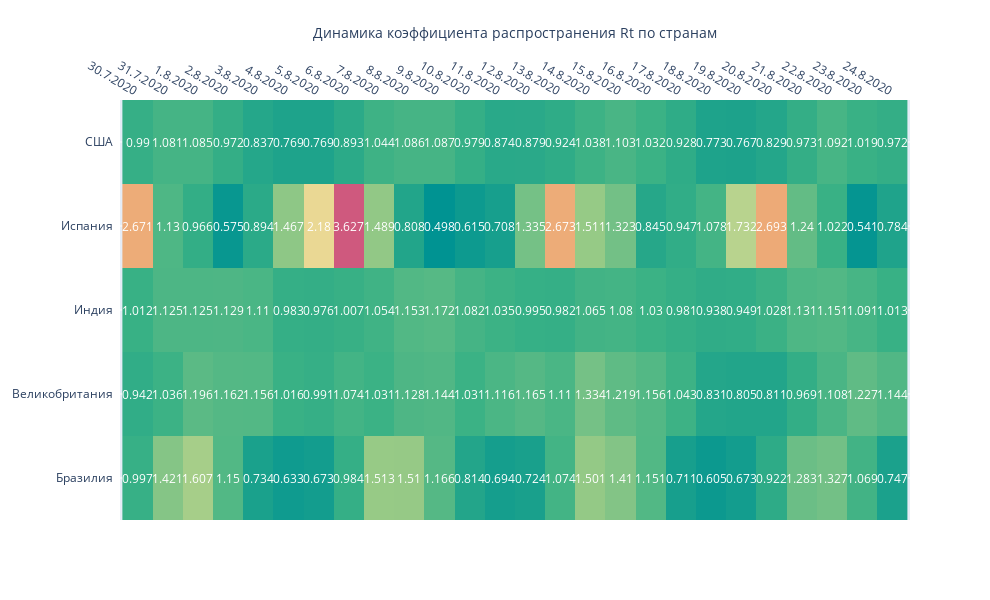

The cell this chart's notebook holds for it:
### Code cell
fig = ff.create_annotated_heatmap(d, x=x2, y=y, annotation_text=d,
                                  colorscale='Temps')

fig.update_layout(
                  
                  
                  width = 990, height = 600,    
    
                  xaxis_title='Динамика коэффициента распространения Rt по странам',
               #   yaxis_title = 'Регион '
)

fig.show()

### Figure 1 — Plotly figure (JSON) as saved in the notebook; plotly's stock layout.template omitted (floating-point values rounded to 4 significant figures; data arrays with more than 128 entries replaced by an {"elided": "..."} marker saying what was removed)
{"data": [{"colorscale": [[0, "rgb(0, 147, 146)"], [0.1667, "rgb(57, 177, 133)"], [0.3333, "rgb(156, 203, 134)"], [0.5, "rgb(233, 226, 156)"], [0.6667, "rgb(238, 180, 121)"], [0.8333, "rgb(232, 132, 113)"], [1, "rgb(207, 89, 126)"]], "reversescale": false, "showscale": false, "type": "heatmap", "x": ["30.7.2020", "31.7.2020", "1.8.2020", "2.8.2020", "3.8.2020", "4.8.2020", "5.8.2020", "6.8.2020", "7.8.2020", "8.8.2020", "9.8.2020", "10.8.2020", "11.8.2020", "12.8.2020", "13.8.2020", "14.8.2020", "15.8.2020", "16.8.2020", "17.8.2020", "18.8.2020", "19.8.2020", "20.8.2020", "21.8.2020", "22.8.2020", "23.8.2020", "24.8.2020"], "y": ["Бразилия", "Великобритания", "Индия", "Испания", "США"], "z": {"elided": "5x26 float values"}}], "layout": {"annotations": [{"font": {"color": "#FFFFFF"}, "showarrow": false, "text": "0.997", "x": "30.7.2020", "xref": "x", "y": "Бразилия", "yref": "y"}, {"font": {"color": "#FFFFFF"}, "showarrow": false, "text": "1.421", "x": "31.7.2020", "xref": "x", "y": "Бразилия", "yref": "y"}, {"font": {"color": "#FFFFFF"}, "showarrow": false, "text": "1.607", "x": "1.8.2020", "xref": "x", "y": "Бразилия", "yref": "y"}, {"font": {"color": "#FFFFFF"}, "showarrow": false, "text": "1.15", "x": "2.8.2020", "xref": "x", "y": "Бразилия", "yref": "y"}, {"font": {"color": "#FFFFFF"}, "showarrow": false, "text": "0.734", "x": "3.8.2020", "xref": "x", "y": "Бразилия", "yref": "y"}, {"font": {"color": "#FFFFFF"}, "showarrow": false, "text": "0.633", "x": "4.8.2020", "xref": "x", "y": "Бразилия", "yref": "y"}, {"font": {"color": "#FFFFFF"}, "showarrow": false, "text": "0.673", "x": "5.8.2020", "xref": "x", "y": "Бразилия", "yref": "y"}, {"font": {"color": "#FFFFFF"}, "showarrow": false, "text": "0.984", "x": "6.8.2020", "xref": "x", "y": "Бразилия", "yref": "y"}, {"font": {"color": "#FFFFFF"}, "showarrow": false, "text": "1.513", "x": "7.8.2020", "xref": "x", "y": "Бразилия", "yref": "y"}, {"font": {"color": "#FFFFFF"}, "showarrow": false, "text": "1.51", "x": "8.8.2020", "xref": "x", "y": "Бразилия", "yref": "y"}, {"font": {"color": "#FFFFFF"}, "showarrow": false, "text": "1.166", "x": "9.8.2020", "xref": "x", "y": "Бразилия", "yref": "y"}, {"font": {"color": "#FFFFFF"}, "showarrow": false, "text": "0.814", "x": "10.8.2020", "xref": "x", "y": "Бразилия", "yref": "y"}, {"font": {"color": "#FFFFFF"}, "showarrow": false, "text": "0.694", "x": "11.8.2020", "xref": "x", "y": "Бразилия", "yref": "y"}, {"font": {"color": "#FFFFFF"}, "showarrow": false, "text": "0.724", "x": "12.8.2020", "xref": "x", "y": "Бразилия", "yref": "y"}, {"font": {"color": "#FFFFFF"}, "showarrow": false, "text": "1.074", "x": "13.8.2020", "xref": "x", "y": "Бразилия", "yref": "y"}, {"font": {"color": "#FFFFFF"}, "showarrow": false, "text": "1.501", "x": "14.8.2020", "xref": "x", "y": "Бразилия", "yref": "y"}, {"font": {"color": "#FFFFFF"}, "showarrow": false, "text": "1.41", "x": "15.8.2020", "xref": "x", "y": "Бразилия", "yref": "y"}, {"font": {"color": "#FFFFFF"}, "showarrow": false, "text": "1.151", "x": "16.8.2020", "xref": "x", "y": "Бразилия", "yref": "y"}, {"font": {"color": "#FFFFFF"}, "showarrow": false, "text": "0.711", "x": "17.8.2020", "xref": "x", "y": "Бразилия", "yref": "y"}, {"font": {"color": "#FFFFFF"}, "showarrow": false, "text": "0.605", "x": "18.8.2020", "xref": "x", "y": "Бразилия", "yref": "y"}, {"font": {"color": "#FFFFFF"}, "showarrow": false, "text": "0.673", "x": "19.8.2020", "xref": "x", "y": "Бразилия", "yref": "y"}, {"font": {"color": "#FFFFFF"}, "showarrow": false, "text": "0.922", "x": "20.8.2020", "xref": "x", "y": "Бразилия", "yref": "y"}, {"font": {"color": "#FFFFFF"}, "showarrow": false, "text": "1.283", "x": "21.8.2020", "xref": "x", "y": "Бразилия", "yref": "y"}, {"font": {"color": "#FFFFFF"}, "showarrow": false, "text": "1.327", "x": "22.8.2020", "xref": "x", "y": "Бразилия", "yref": "y"}, {"font": {"color": "#FFFFFF"}, "showarrow": false, "text": "1.069", "x": "23.8.2020", "xref": "x", "y": "Бразилия", "yref": "y"}, {"font": {"color": "#FFFFFF"}, "showarrow": false, "text": "0.747", "x": "24.8.2020", "xref": "x", "y": "Бразилия", "yref": "y"}, {"font": {"color": "#FFFFFF"}, "showarrow": false, "text": "0.942", "x": "30.7.2020", "xref": "x", "y": "Великобритания", "yref": "y"}, {"font": {"color": "#FFFFFF"}, "showarrow": false, "text": "1.036", "x": "31.7.2020", "xref": "x", "y": "Великобритания", "yref": "y"}, {"font": {"color": "#FFFFFF"}, "showarrow": false, "text": "1.196", "x": "1.8.2020", "xref": "x", "y": "Великобритания", "yref": "y"}, {"font": {"color": "#FFFFFF"}, "showarrow": false, "text": "1.162", "x": "2.8.2020", "xref": "x", "y": "Великобритания", "yref": "y"}, {"font": {"color": "#FFFFFF"}, "showarrow": false, "text": "1.156", "x": "3.8.2020", "xref": "x", "y": "Великобритания", "yref": "y"}, {"font": {"color": "#FFFFFF"}, "showarrow": false, "text": "1.016", "x": "4.8.2020", "xref": "x", "y": "Великобритания", "yref": "y"}, {"font": {"color": "#FFFFFF"}, "showarrow": false, "text": "0.991", "x": "5.8.2020", "xref": "x", "y": "Великобритания", "yref": "y"}, {"font": {"color": "#FFFFFF"}, "showarrow": false, "text": "1.074", "x": "6.8.2020", "xref": "x", "y": "Великобритания", "yref": "y"}, {"font": {"color": "#FFFFFF"}, "showarrow": false, "text": "1.031", "x": "7.8.2020", "xref": "x", "y": "Великобритания", "yref": "y"}, {"font": {"color": "#FFFFFF"}, "showarrow": false, "text": "1.128", "x": "8.8.2020", "xref": "x", "y": "Великобритания", "yref": "y"}, {"font": {"color": "#FFFFFF"}, "showarrow": false, "text": "1.144", "x": "9.8.2020", "xref": "x", "y": "Великобритания", "yref": "y"}, {"font": {"color": "#FFFFFF"}, "showarrow": false, "text": "1.031", "x": "10.8.2020", "xref": "x", "y": "Великобритания", "yref": "y"}, {"font": {"color": "#FFFFFF"}, "showarrow": false, "text": "1.116", "x": "11.8.2020", "xref": "x", "y": "Великобритания", "yref": "y"}, {"font": {"color": "#FFFFFF"}, "showarrow": false, "text": "1.165", "x": "12.8.2020", "xref": "x", "y": "Великобритания", "yref": "y"}, {"font": {"color": "#FFFFFF"}, "showarrow": false, "text": "1.11", "x": "13.8.2020", "xref": "x", "y": "Великобритания", "yref": "y"}, {"font": {"color": "#FFFFFF"}, "showarrow": false, "text": "1.334", "x": "14.8.2020", "xref": "x", "y": "Великобритания", "yref": "y"}, {"font": {"color": "#FFFFFF"}, "showarrow": false, "text": "1.219", "x": "15.8.2020", "xref": "x", "y": "Великобритания", "yref": "y"}, {"font": {"color": "#FFFFFF"}, "showarrow": false, "text": "1.156", "x": "16.8.2020", "xref": "x", "y": "Великобритания", "yref": "y"}, {"font": {"color": "#FFFFFF"}, "showarrow": false, "text": "1.043", "x": "17.8.2020", "xref": "x", "y": "Великобритания", "yref": "y"}, {"font": {"color": "#FFFFFF"}, "showarrow": false, "text": "0.831", "x": "18.8.2020", "xref": "x", "y": "Великобритания", "yref": "y"}, {"font": {"color": "#FFFFFF"}, "showarrow": false, "text": "0.805", "x": "19.8.2020", "xref": "x", "y": "Великобритания", "yref": "y"}, {"font": {"color": "#FFFFFF"}, "showarrow": false, "text": "0.811", "x": "20.8.2020", "xref": "x", "y": "Великобритания", "yref": "y"}, {"font": {"color": "#FFFFFF"}, "showarrow": false, "text": "0.969", "x": "21.8.2020", "xref": "x", "y": "Великобритания", "yref": "y"}, {"font": {"color": "#FFFFFF"}, "showarrow": false, "text": "1.108", "x": "22.8.2020", "xref": "x", "y": "Великобритания", "yref": "y"}, {"font": {"color": "#FFFFFF"}, "showarrow": false, "text": "1.227", "x": "23.8.2020", "xref": "x", "y": "Великобритания", "yref": "y"}, {"font": {"color": "#FFFFFF"}, "showarrow": false, "text": "1.144", "x": "24.8.2020", "xref": "x", "y": "Великобритания", "yref": "y"}, {"font": {"color": "#FFFFFF"}, "showarrow": false, "text": "1.012", "x": "30.7.2020", "xref": "x", "y": "Индия", "yref": "y"}, {"font": {"color": "#FFFFFF"}, "showarrow": false, "text": "1.125", "x": "31.7.2020", "xref": "x", "y": "Индия", "yref": "y"}, {"font": {"color": "#FFFFFF"}, "showarrow": false, "text": "1.125", "x": "1.8.2020", "xref": "x", "y": "Индия", "yref": "y"}, {"font": {"color": "#FFFFFF"}, "showarrow": false, "text": "1.129", "x": "2.8.2020", "xref": "x", "y": "Индия", "yref": "y"}, {"font": {"color": "#FFFFFF"}, "showarrow": false, "text": "1.11", "x": "3.8.2020", "xref": "x", "y": "Индия", "yref": "y"}, {"font": {"color": "#FFFFFF"}, "showarrow": false, "text": "0.983", "x": "4.8.2020", "xref": "x", "y": "Индия", "yref": "y"}, {"font": {"color": "#FFFFFF"}, "showarrow": false, "text": "0.976", "x": "5.8.2020", "xref": "x", "y": "Индия", "yref": "y"}, {"font": {"color": "#FFFFFF"}, "showarrow": false, "text": "1.007", "x": "6.8.2020", "xref": "x", "y": "Индия", "yref": "y"}, {"font": {"color": "#FFFFFF"}, "showarrow": false, "text": "1.054", "x": "7.8.2020", "xref": "x", "y": "Индия", "yref": "y"}, {"font": {"color": "#FFFFFF"}, "showarrow": false, "text": "1.153", "x": "8.8.2020", "xref": "x", "y": "Индия", "yref": "y"}, {"font": {"color": "#FFFFFF"}, "showarrow": false, "text": "1.172", "x": "9.8.2020", "xref": "x", "y": "Индия", "yref": "y"}, {"font": {"color": "#FFFFFF"}, "showarrow": false, "text": "1.082", "x": "10.8.2020", "xref": "x", "y": "Индия", "yref": "y"}, {"font": {"color": "#FFFFFF"}, "showarrow": false, "text": "1.035", "x": "11.8.2020", "xref": "x", "y": "Индия", "yref": "y"}, {"font": {"color": "#FFFFFF"}, "showarrow": false, "text": "0.995", "x": "12.8.2020", "xref": "x", "y": "Индия", "yref": "y"}, {"font": {"color": "#FFFFFF"}, "showarrow": false, "text": "0.982", "x": "13.8.2020", "xref": "x", "y": "Индия", "yref": "y"}, {"font": {"color": "#FFFFFF"}, "showarrow": false, "text": "1.065", "x": "14.8.2020", "xref": "x", "y": "Индия", "yref": "y"}, {"font": {"color": "#FFFFFF"}, "showarrow": false, "text": "1.08", "x": "15.8.2020", "xref": "x", "y": "Индия", "yref": "y"}, {"font": {"color": "#FFFFFF"}, "showarrow": false, "text": "1.03", "x": "16.8.2020", "xref": "x", "y": "Индия", "yref": "y"}, {"font": {"color": "#FFFFFF"}, "showarrow": false, "text": "0.981", "x": "17.8.2020", "xref": "x", "y": "Индия", "yref": "y"}, {"font": {"color": "#FFFFFF"}, "showarrow": false, "text": "0.938", "x": "18.8.2020", "xref": "x", "y": "Индия", "yref": "y"}, {"font": {"color": "#FFFFFF"}, "showarrow": false, "text": "0.949", "x": "19.8.2020", "xref": "x", "y": "Индия", "yref": "y"}, {"font": {"color": "#FFFFFF"}, "showarrow": false, "text": "1.028", "x": "20.8.2020", "xref": "x", "y": "Индия", "yref": "y"}, {"font": {"color": "#FFFFFF"}, "showarrow": false, "text": "1.131", "x": "21.8.2020", "xref": "x", "y": "Индия", "yref": "y"}, {"font": {"color": "#FFFFFF"}, "showarrow": false, "text": "1.151", "x": "22.8.2020", "xref": "x", "y": "Индия", "yref": "y"}, {"font": {"color": "#FFFFFF"}, "showarrow": false, "text": "1.091", "x": "23.8.2020", "xref": "x", "y": "Индия", "yref": "y"}, {"font": {"color": "#FFFFFF"}, "showarrow": false, "text": "1.013", "x": "24.8.2020", "xref": "x", "y": "Индия", "yref": "y"}, {"font": {"color": "#FFFFFF"}, "showarrow": false, "text": "2.671", "x": "30.7.2020", "xref": "x", "y": "Испания", "yref": "y"}, {"font": {"color": "#FFFFFF"}, "showarrow": false, "text": "1.13", "x": "31.7.2020", "xref": "x", "y": "Испания", "yref": "y"}, {"font": {"color": "#FFFFFF"}, "showarrow": false, "text": "0.966", "x": "1.8.2020", "xref": "x", "y": "Испания", "yref": "y"}, {"font": {"color": "#FFFFFF"}, "showarrow": false, "text": "0.575", "x": "2.8.2020", "xref": "x", "y": "Испания", "yref": "y"}, {"font": {"color": "#FFFFFF"}, "showarrow": false, "text": "0.894", "x": "3.8.2020", "xref": "x", "y": "Испания", "yref": "y"}, {"font": {"color": "#FFFFFF"}, "showarrow": false, "text": "1.467", "x": "4.8.2020", "xref": "x", "y": "Испания", "yref": "y"}, {"font": {"color": "#FFFFFF"}, "showarrow": false, "text": "2.18", "x": "5.8.2020", "xref": "x", "y": "Испания", "yref": "y"}, {"font": {"color": "#FFFFFF"}, "showarrow": false, "text": "3.627", "x": "6.8.2020", "xref": "x", "y": "Испания", "yref": "y"}, {"font": {"color": "#FFFFFF"}, "showarrow": false, "text": "1.489", "x": "7.8.2020", "xref": "x", "y": "Испания", "yref": "y"}, {"font": {"color": "#FFFFFF"}, "showarrow": false, "text": "0.808", "x": "8.8.2020", "xref": "x", "y": "Испания", "yref": "y"}, {"font": {"color": "#FFFFFF"}, "showarrow": false, "text": "0.498", "x": "9.8.2020", "xref": "x", "y": "Испания", "yref": "y"}, {"font": {"color": "#FFFFFF"}, "showarrow": false, "text": "0.615", "x": "10.8.2020", "xref": "x", "y": "Испания", "yref": "y"}, {"font": {"color": "#FFFFFF"}, "showarrow": false, "text": "0.708", "x": "11.8.2020", "xref": "x", "y": "Испания", "yref": "y"}, {"font": {"color": "#FFFFFF"}, "showarrow": false, "text": "1.335", "x": "12.8.2020", "xref": "x", "y": "Испания", "yref": "y"}, {"font": {"color": "#FFFFFF"}, "showarrow": false, "text": "2.673", "x": "13.8.2020", "xref": "x", "y": "Испания", "yref": "y"}, {"font": {"color": "#FFFFFF"}, "showarrow": false, "text": "1.511", "x": "14.8.2020", "xref": "x", "y": "Испания", "yref": "y"}, {"font": {"color": "#FFFFFF"}, "showarrow": false, "text": "1.323", "x": "15.8.2020", "xref": "x", "y": "Испания", "yref": "y"}, {"font": {"color": "#FFFFFF"}, "showarrow": false, "text": "0.845", "x": "16.8.2020", "xref": "x", "y": "Испания", "yref": "y"}, {"font": {"color": "#FFFFFF"}, "showarrow": false, "text": "0.947", "x": "17.8.2020", "xref": "x", "y": "Испания", "yref": "y"}, {"font": {"color": "#FFFFFF"}, "showarrow": false, "text": "1.078", "x": "18.8.2020", "xref": "x", "y": "Испания", "yref": "y"}, {"font": {"color": "#FFFFFF"}, "showarrow": false, "text": "1.732", "x": "19.8.2020", "xref": "x", "y": "Испания", "yref": "y"}, {"font": {"color": "#FFFFFF"}, "showarrow": false, "text": "2.693", "x": "20.8.2020", "xref": "x", "y": "Испания", "yref": "y"}, {"font": {"color": "#FFFFFF"}, "showarrow": false, "text": "1.24", "x": "21.8.2020", "xref": "x", "y": "Испания", "yref": "y"}, {"font": {"color": "#FFFFFF"}, "showarrow": false, "text": "1.022", "x": "22.8.2020", "xref": "x", "y": "Испания", "yref": "y"}, {"font": {"color": "#FFFFFF"}, "showarrow": false, "text": "0.541", "x": "23.8.2020", "xref": "x", "y": "Испания", "yref": "y"}, {"font": {"color": "#FFFFFF"}, "showarrow": false, "text": "0.784", "x": "24.8.2020", "xref": "x", "y": "Испания", "yref": "y"}, {"font": {"color": "#FFFFFF"}, "showarrow": false, "text": "0.99", "x": "30.7.2020", "xref": "x", "y": "США", "yref": "y"}, {"font": {"color": "#FFFFFF"}, "showarrow": false, "text": "1.081", "x": "31.7.2020", "xref": "x", "y": "США", "yref": "y"}, {"font": {"color": "#FFFFFF"}, "showarrow": false, "text": "1.085", "x": "1.8.2020", "xref": "x", "y": "США", "yref": "y"}, {"font": {"color": "#FFFFFF"}, "showarrow": false, "text": "0.972", "x": "2.8.2020", "xref": "x", "y": "США", "yref": "y"}, {"font": {"color": "#FFFFFF"}, "showarrow": false, "text": "0.837", "x": "3.8.2020", "xref": "x", "y": "США", "yref": "y"}, {"font": {"color": "#FFFFFF"}, "showarrow": false, "text": "0.769", "x": "4.8.2020", "xref": "x", "y": "США", "yref": "y"}, {"font": {"color": "#FFFFFF"}, "showarrow": false, "text": "0.769", "x": "5.8.2020", "xref": "x", "y": "США", "yref": "y"}, {"font": {"color": "#FFFFFF"}, "showarrow": false, "text": "0.893", "x": "6.8.2020", "xref": "x", "y": "США", "yref": "y"}, {"font": {"color": "#FFFFFF"}, "showarrow": false, "text": "1.044", "x": "7.8.2020", "xref": "x", "y": "США", "yref": "y"}, {"font": {"color": "#FFFFFF"}, "showarrow": false, "text": "1.086", "x": "8.8.2020", "xref": "x", "y": "США", "yref": "y"}, {"font": {"color": "#FFFFFF"}, "showarrow": false, "text": "1.087", "x": "9.8.2020", "xref": "x", "y": "США", "yref": "y"}, {"font": {"color": "#FFFFFF"}, "showarrow": false, "text": "0.979", "x": "10.8.2020", "xref": "x", "y": "США", "yref": "y"}, {"font": {"color": "#FFFFFF"}, "showarrow": false, "text": "0.874", "x": "11.8.2020", "xref": "x", "y": "США", "yref": "y"}, {"font": {"color": "#FFFFFF"}, "showarrow": false, "text": "0.879", "x": "12.8.2020", "xref": "x", "y": "США", "yref": "y"}, {"font": {"color": "#FFFFFF"}, "showarrow": false, "text": "0.924", "x": "13.8.2020", "xref": "x", "y": "США", "yref": "y"}, {"font": {"color": "#FFFFFF"}, "showarrow": false, "text": "1.038", "x": "14.8.2020", "xref": "x", "y": "США", "yref": "y"}, {"font": {"color": "#FFFFFF"}, "showarrow": false, "text": "1.103", "x": "15.8.2020", "xref": "x", "y": "США", "yref": "y"}, {"font": {"color": "#FFFFFF"}, "showarrow": false, "text": "1.032", "x": "16.8.2020", "xref": "x", "y": "США", "yref": "y"}, {"font": {"color": "#FFFFFF"}, "showarrow": false, "text": "0.928", "x": "17.8.2020", "xref": "x", "y": "США", "yref": "y"}, {"font": {"color": "#FFFFFF"}, "showarrow": false, "text": "0.773", "x": "18.8.2020", "xref": "x", "y": "США", "yref": "y"}, {"font": {"color": "#FFFFFF"}, "showarrow": false, "text": "0.767", "x": "19.8.2020", "xref": "x", "y": "США", "yref": "y"}, {"font": {"color": "#FFFFFF"}, "showarrow": false, "text": "0.829", "x": "20.8.2020", "xref": "x", "y": "США", "yref": "y"}, {"font": {"color": "#FFFFFF"}, "showarrow": false, "text": "0.973", "x": "21.8.2020", "xref": "x", "y": "США", "yref": "y"}, {"font": {"color": "#FFFFFF"}, "showarrow": false, "text": "1.092", "x": "22.8.2020", "xref": "x", "y": "США", "yref": "y"}, {"font": {"color": "#FFFFFF"}, "showarrow": false, "text": "1.019", "x": "23.8.2020", "xref": "x", "y": "США", "yref": "y"}, {"font": {"color": "#FFFFFF"}, "showarrow": false, "text": "0.972", "x": "24.8.2020", "xref": "x", "y": "США", "yref": "y"}], "height": 600, "width": 990, "xaxis": {"dtick": 1, "gridcolor": "rgb(0, 0, 0)", "side": "top", "ticks": "", "title": {"text": "Динамика коэффициента распространения Rt по странам"}}, "yaxis": {"dtick": 1, "ticks": "", "ticksuffix": "  "}}}
